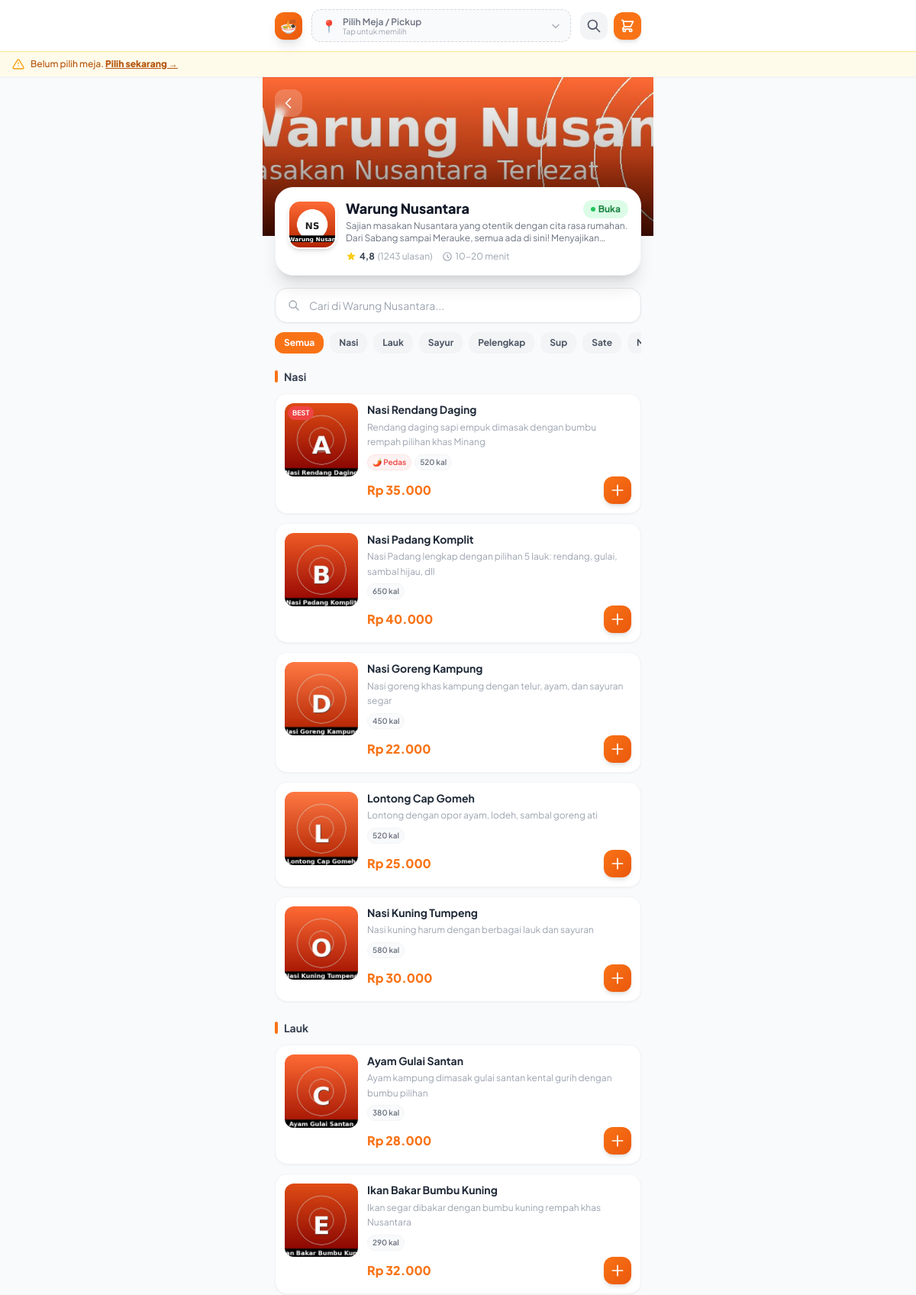
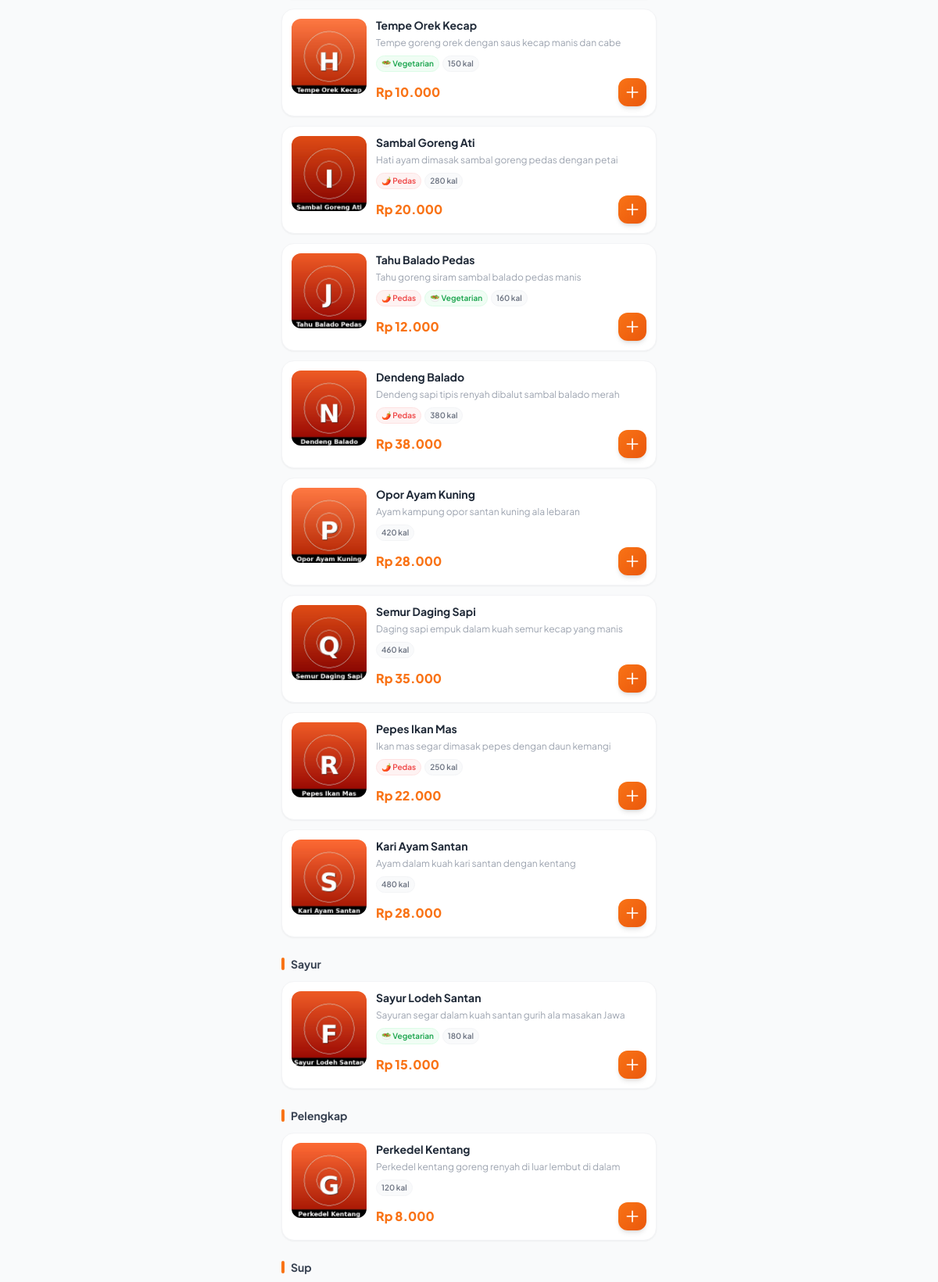
The app's page /tenant/warung-nusantara/ (upper part) with its own data (2 pictures, top to bottom).
### core/models.py (models this page shows, shortened)
class Tenant(models.Model):
    name = models.CharField(max_length=200)
    description = models.TextField()
    category = models.ForeignKey(Category, on_delete=models.SET_NULL, null=True)
    logo = models.ImageField(upload_to='tenants/', blank=True, null=True)
    banner = models.ImageField(upload_to='tenants/banners/', blank=True, null=True)
    rating = models.DecimalField(max_digits=3, decimal_places=1, default=4.5)
    total_reviews = models.IntegerField(default=0)
    min_order = models.DecimalField(max_digits=10, decimal_places=0, default=0)
    delivery_time = models.CharField(max_length=50, default='15-25 menit')
    is_open = models.BooleanField(default=True)
    location = models.CharField(max_length=200, default='Lantai 1')
    slug = models.SlugField(unique=True)
    color_theme = models.CharField(max_length=20, default='orange')
    created_at = models.DateTimeField(auto_now_add=True)

class ProductCategory(models.Model):
    name = models.CharField(max_length=100)
    tenant = models.ForeignKey(Tenant, on_delete=models.CASCADE)
    class Meta:
        verbose_name_plural = 'Product Categories'

class Product(models.Model):
    tenant = models.ForeignKey(Tenant, on_delete=models.CASCADE)
    category = models.ForeignKey(ProductCategory, on_delete=models.SET_NULL, null=True, blank=True)
    name = models.CharField(max_length=200)
    description = models.TextField()
    price = models.DecimalField(max_digits=10, decimal_places=0)
    image = models.ImageField(upload_to='products/', blank=True, null=True)
    is_available = models.BooleanField(default=True)
    is_featured = models.BooleanField(default=False)
    is_best_seller = models.BooleanField(default=False)
    is_spicy = models.BooleanField(default=False)
    is_vegetarian = models.BooleanField(default=False)
    calories = models.IntegerField(default=0)
    stock = models.IntegerField(default=100)
    created_at = models.DateTimeField(auto_now_add=True)
    def formatted_price(self):
        return f"Rp {int(self.price):,}".replace(',', '.')

### core/views.py (the view)
# urls.py: path('tenant/<slug:slug>/', views.tenant_detail, name='tenant_detail'),
def tenant_detail(request, slug):
    tenant = get_object_or_404(Tenant, slug=slug)
    products = Product.objects.filter(tenant=tenant, is_available=True)
    product_categories = ProductCategory.objects.filter(tenant=tenant)
    table_session = _get_table_session(request)
    category_filter = request.GET.get('cat')
    search_query = request.GET.get('q', '')
    if category_filter:
        products = products.filter(category__id=category_filter)
    if search_query:
        products = products.filter(
            Q(name__icontains=search_query) | Q(description__icontains=search_query)
        )
    categorized_products = {}
    for cat in product_categories:
        cat_products = products.filter(category=cat)
        if cat_products.exists():
            categorized_products[cat] = cat_products
    uncategorized = products.filter(category__isnull=True)
    if uncategorized.exists():
        categorized_products['Lainnya'] = uncategorized
    context = {
        'tenant': tenant,
        'products': products,
        'product_categories': product_categories,
        'categorized_products': categorized_products,
        'category_filter': category_filter,
        'search_query': search_query,
        'table_session': table_session,
    }
    return render(request, 'core/tenant_detail.html', context)

### core/context_processors.py (called while the page is built)
def cart_processor(request):
    cart = request.session.get('cart', {})
    cart_count = sum(item['quantity'] for item in cart.values())
    cart_total = sum(item['price'] * item['quantity'] for item in cart.values())
    table_session = request.session.get('table_session', {})
    return {
        'cart_count': cart_count,
        'cart_total': cart_total,
        'cart': cart,
        'table_session': table_session,
    }

### core/views.py (called while the page is built)
def _get_table_session(request):
    return request.session.get('table_session', {
        'order_type': None,      # 'dine_in' | 'pickup'
        'table_id': None,
        'table_number': None,
        'table_display': None,
        'zone_name': None,
    })

### templates/core/tenant_detail.html (shortened to what this page needs)
{% extends 'base.html' %}
{% block content %}
<div class="relative">
    <div class="h-52 w-full overflow-hidden relative">
        {% if tenant.banner %}
        <img src="{{ tenant.banner.url }}" alt="{{ tenant.name }}" class="w-full h-full object-cover">
        {% endif %}
        <div class="absolute inset-0 bg-gradient-to-t from-black/70 via-black/20 to-transparent"></div>
        <a href="{% url 'home' %}" class="absolute top-4 left-4 w-9 h-9 bg-white/20 backdrop-blur-sm rounded-xl flex items-center justify-center">
            <svg class="w-5 h-5 text-white" fill="none" stroke="currentColor" viewBox="0 0 24 24">
                <path stroke-linecap="round" stroke-linejoin="round" stroke-width="2" d="M15 19l-7-7 7-7"></path>
            </svg>
        </a>
    </div>
    <div class="mx-4 -mt-16 relative z-10 bg-white rounded-3xl shadow-xl p-4 border border-gray-100">
        <div class="flex items-start gap-3">
            <div class="w-16 h-16 rounded-2xl shadow-md flex-shrink-0 overflow-hidden border-2 border-white">
                {% if tenant.logo %}
                <img src="{{ tenant.logo.url }}" alt="{{ tenant.name }}" class="w-full h-full object-cover">
                {% else %}
                <div class="w-full h-full flex items-center justify-center text-3xl"
                     style="background: linear-gradient(135deg, #fed7aa, #f97316)">
                    {{ tenant.category.icon }}
                </div>
                {% endif %}
            </div>
            <div class="flex-1 min-w-0">
                <div class="flex items-start justify-between gap-2">
                    <h1 class="text-lg font-extrabold text-gray-900 leading-tight">{{ tenant.name }}</h1>
                    {% if tenant.is_open %}
                    <span class="flex-shrink-0 bg-green-100 text-green-700 text-xs font-bold px-2.5 py-1 rounded-full flex items-center gap-1">
                        <span class="w-1.5 h-1.5 bg-green-500 rounded-full animate-pulse"></span>
                        Buka
                    </span>
                    {% endif %}
                </div>
                <p class="text-gray-500 text-xs mt-0.5 line-clamp-2">{{ tenant.description }}</p>
                <div class="flex items-center gap-3 mt-2 text-xs">
                    <div class="flex items-center gap-1">
                        <span class="font-bold text-gray-700">{{ tenant.rating }}</span>
                        <span class="text-gray-400">({{ tenant.total_reviews }} ulasan)</span>
                    </div>
                    <div class="flex items-center gap-1 text-gray-400">
                        <svg class="w-3.5 h-3.5" fill="none" stroke="currentColor" viewBox="0 0 24 24">
                            <path stroke-linecap="round" stroke-linejoin="round" stroke-width="2" d="M12 8v4l3 3m6-3a9 9 0 11-18 0 9 9 0 0118 0z"></path>
                        </svg>
                        <span>{{ tenant.delivery_time }}</span>
                    </div>
                </div>
            </div>
        </div>
    </div>
</div>
<div class="px-4 mt-4">
    <div class="flex items-center bg-white rounded-2xl shadow-sm border border-gray-200 overflow-hidden">
        <div class="pl-4 text-gray-400">
            <svg class="w-4 h-4" fill="none" stroke="currentColor" viewBox="0 0 24 24">
                <path stroke-linecap="round" stroke-linejoin="round" stroke-width="2" d="M21 21l-6-6m2-5a7 7 0 11-14 0 7 7 0 0114 0z"></path>
            </svg>
        </div>
        <input type="text"
               placeholder="Cari di {{ tenant.name }}..."
               class="flex-1 px-3 py-3 bg-transparent text-sm focus:outline-none"
               onchange="filterProducts(this.value)">
    </div>
</div>
{% if product_categories %}
<div class="mt-3 px-4">
    <div class="flex gap-2 overflow-x-auto category-nav pb-1">
        <a href="{% url 'tenant_detail' tenant.slug %}"
           class="flex-shrink-0 px-3 py-1.5 rounded-xl text-xs font-bold transition-all {% if not category_filter %}bg-primary-500 text-white{% else %}bg-gray-100 text-gray-600{% endif %}">
            Semua
        </a>
        {% for cat in product_categories %}
        <a href="?cat={{ cat.id }}"
           class="flex-shrink-0 px-3 py-1.5 rounded-xl text-xs font-bold transition-all {% if category_filter == cat.id|stringformat:'s' %}bg-primary-500 text-white{% else %}bg-gray-100 text-gray-600 hover:bg-gray-200{% endif %}">
            {{ cat.name }}
        </a>
        {% endfor %}
    </div>
</div>
{% endif %}
<div class="mt-4 px-4" id="products-container">
    {% for category, cat_products in categorized_products.items %}
    <div class="mb-6 product-section">
        <h2 class="text-sm font-bold text-gray-700 mb-3 flex items-center gap-2">
            <div class="w-1 h-4 bg-primary-500 rounded-full"></div>
            {% if category == 'Lainnya' %}{{ category }}{% else %}{{ category.name }}{% endif %}
        </h2>
        <div class="space-y-3">
            {% for product in cat_products %}
            <div class="bg-white rounded-2xl shadow-sm border border-gray-100 overflow-hidden hover:shadow-md transition-all product-item"
                 data-name="{{ product.name|lower }}">
                <div class="flex gap-3 p-3">
                    <div class="relative flex-shrink-0 w-24 h-24 rounded-xl overflow-hidden">
                        {% if product.image %}
                        <img src="{{ product.image.url }}" alt="{{ product.name }}"
                             class="w-full h-full object-cover">
                        {% else %}
                        <div class="w-full h-full img-placeholder flex items-center justify-center text-3xl">🍽️</div>
                        {% endif %}
                        {% if product.is_best_seller %}
                        <div class="absolute top-1 left-1 bg-red-500 text-white text-[9px] font-bold px-1.5 py-0.5 rounded-full">BEST</div>
                        {% endif %}
                    </div>
                    <div class="flex-1 min-w-0">
                        <div class="flex items-start justify-between">
                            <div class="flex-1 min-w-0 pr-2">
                                <h3 class="font-bold text-gray-800 text-sm leading-tight">{{ product.name }}</h3>
                                <p class="text-gray-400 text-xs mt-1 line-clamp-2 leading-relaxed">{{ product.description }}</p>
                                <div class="flex items-center gap-1 mt-1.5 flex-wrap">
                                    {% if product.is_spicy %}
                                    <span class="text-[10px] bg-red-50 text-red-500 font-semibold px-1.5 py-0.5 rounded-full border border-red-100">🌶️ Pedas</span>
                                    {% endif %}
                                    {% if product.is_vegetarian %}
                                    <span class="text-[10px] bg-green-50 text-green-600 font-semibold px-1.5 py-0.5 rounded-full border border-green-100">🥗 Vegetarian</span>
                                    {% endif %}
                                    {% if product.calories > 0 %}
                                    <span class="text-[10px] bg-gray-50 text-gray-500 font-semibold px-1.5 py-0.5 rounded-full border border-gray-100">{{ product.calories }} kal</span>
                                    {% endif %}
                                </div>
                            </div>
                        </div>
                        <div class="flex items-center justify-between mt-2">
                            <span class="text-primary-500 font-extrabold text-base">{{ product.formatted_price }}</span>
                            <div x-data="{ qty: 0, added: false }">
                                <div x-show="qty === 0" x-transition>
                                    <button @click="qty = 1; added = true;"
                                            hx-post="{% url 'add_to_cart' %}"
                                            hx-vals='{"product_id": "{{ product.id }}", "quantity": "1"}'
                                            hx-target="#cart-response-{{ product.id }}"
                                            hx-swap="innerHTML"
                                            class="w-9 h-9 gradient-orange rounded-xl flex items-center justify-center text-white shadow-md ripple transition-all">
                                        <svg class="w-5 h-5" fill="none" stroke="currentColor" viewBox="0 0 24 24">
                                            <path stroke-linecap="round" stroke-linejoin="round" stroke-width="2" d="M12 4v16m8-8H4"></path>
                                        </svg>
                                    </button>
                                </div>
                            </div>
                        </div>
                    </div>
                </div>
            </div>
            {% endfor %}
        </div>
    </div>
    {% empty %}
    <div class="text-center py-16 text-gray-400">
        <div class="text-5xl mb-3">😔</div>
        <p class="font-semibold text-gray-600">Menu tidak tersedia</p>
    </div>
    {% endfor %}
</div>
{% endblock %}

### templates/base.html (style rules this page uses)
body { font-family: 'Plus Jakarta Sans', sans-serif; }
.transition-all { transition: all 0.2s ease; }
.gradient-orange { background: linear-gradient(135deg, #f97316 0%, #ea580c 100%); }
.category-nav { scrollbar-width: none; -ms-overflow-style: none; }
.ripple { position: relative; overflow: hidden; }
.ripple::after { content: ''; position: absolute; top: 50%; left: 50%; width: 0; height: 0; background: rgba(255,255,255,0.3); border-radius: 50%; transform: translate(-50%, -50%); transition: width 0.3s, height 0.3s, opacity 0.3s; }

### records on screen
Tenant: banner (picture), logo (picture), name "Warung Nusantara", description "Sajian masakan Nusantara yang otentik dengan cita rasa rumahan. Dari Sabang sampai Merauke, semua ada di sini!…", rating "4,8", total_reviews "1243", delivery_time "10-20 menit", name "Cari di Warung Nusantara..."
ProductCategory: name "Nasi"
ProductCategory: name "Lauk"
ProductCategory: name "Sayur"
ProductCategory: name "Pelengkap"
ProductCategory: name "Sup"
ProductCategory: name "Sate"
Product: image (picture), is_best_seller "BEST", name "Nasi Rendang Daging", description "Rendang daging sapi empuk dimasak dengan bumbu rempah pilihan khas Minang", is_spicy "🌶️ Pedas", calories "520", formatted_price "Rp 35.000"
Product: image (picture), name "Nasi Padang Komplit", description "Nasi Padang lengkap dengan pilihan 5 lauk: rendang, gulai, sambal hijau, dll", calories "650", formatted_price "Rp 40.000"
Product: image (picture), name "Nasi Goreng Kampung", description "Nasi goreng khas kampung dengan telur, ayam, dan sayuran segar", calories "450", formatted_price "Rp 22.000"
Product: image (picture), name "Lontong Cap Gomeh", description "Lontong dengan opor ayam, lodeh, sambal goreng ati", calories "520", formatted_price "Rp 25.000"
Product: image (picture), name "Nasi Kuning Tumpeng", description "Nasi kuning harum dengan berbagai lauk dan sayuran", calories "580", formatted_price "Rp 30.000"
Product: image (picture), name "Ayam Gulai Santan", description "Ayam kampung dimasak gulai santan kental gurih dengan bumbu pilihan", calories "380", formatted_price "Rp 28.000"
Product: image (picture), name "Ikan Bakar Bumbu Kuning", description "Ikan segar dibakar dengan bumbu kuning rempah khas Nusantara", calories "290", formatted_price "Rp 32.000"
Product: image (picture), name "Tempe Orek Kecap", description "Tempe goreng orek dengan saus kecap manis dan cabe", is_vegetarian "🥗 Vegetarian", calories "150", formatted_price "Rp 10.000"
Product: image (picture), name "Sambal Goreng Ati", description "Hati ayam dimasak sambal goreng pedas dengan petai", is_spicy "🌶️ Pedas", calories "280", formatted_price "Rp 20.000"
Product: image (picture), name "Tahu Balado Pedas", description "Tahu goreng siram sambal balado pedas manis", is_spicy "🌶️ Pedas", is_vegetarian "🥗 Vegetarian", calories "160", formatted_price "Rp 12.000"
Product: image (picture), name "Dendeng Balado", description "Dendeng sapi tipis renyah dibalut sambal balado merah", is_spicy "🌶️ Pedas", calories "380", formatted_price "Rp 38.000"
Product: image (picture), name "Opor Ayam Kuning", description "Ayam kampung opor santan kuning ala lebaran", calories "420", formatted_price "Rp 28.000"
Product: image (picture), name "Semur Daging Sapi", description "Daging sapi empuk dalam kuah semur kecap yang manis", calories "460", formatted_price "Rp 35.000"
Product: image (picture), name "Pepes Ikan Mas", description "Ikan mas segar dimasak pepes dengan daun kemangi", is_spicy "🌶️ Pedas", calories "250", formatted_price "Rp 22.000"
Product: image (picture), name "Kari Ayam Santan", description "Ayam dalam kuah kari santan dengan kentang", calories "480", formatted_price "Rp 28.000"
Product: image (picture), name "Sayur Lodeh Santan", description "Sayuran segar dalam kuah santan gurih ala masakan Jawa", is_vegetarian "🥗 Vegetarian", calories "180", formatted_price "Rp 15.000"
Product: image (picture), name "Perkedel Kentang", description "Perkedel kentang goreng renyah di luar lembut di dalam", calories "120", formatted_price "Rp 8.000"
